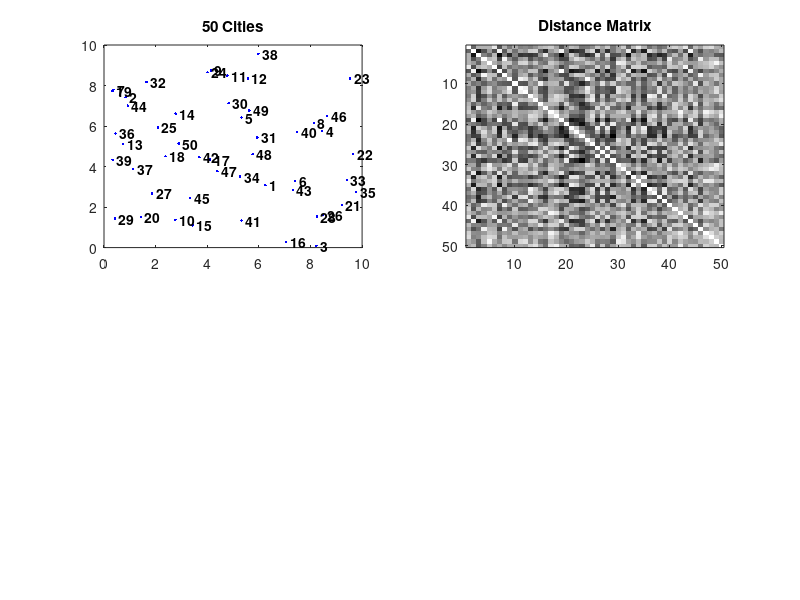

Write the MATLAB code that produced this figure. (Note: this script raises an error after producing the figure.)
function varargout=tsp_ga(varargin)
% the function tsp ga finds a (near) optimal solution
% to the Traveling
% Salesman Problem by setting up a Genetic Algorithm
% (GA) to search for the
% shortest path (least distance needed to travel to
% each city exactly once)

% -- Declare the parameters used in TSP
narginchk(0, 9);
num_cities=50;
cities=10*rand(num_cities, 2);
pop_size=10*num_cities;
num_iter=1000;
mutate_rate=0.1;
show_progress=1;
show_results=0;

% -- Declare the Process Inputs
cities_flag=0;
option_flag=0;
for var=varargin
    if option_flag
        if ~isfloat(var{1}), error(['Invalid value for option' ...
                upper(option)]);
        end
        switch option
            case 'popsize', pop_size=4*ceil(real(var{1}(1))/4);
                option_flag=0;
            case 'mrate', mutate_rate=min(abs(real(var{1}(1))), 1);
                option_flag=0;
            case 'numiter', num_iter=round(real(var{1}(1)));
                option_flag=0;
            otherwise, error(['Invalid option ' upper(option)])
        end
    elseif ischar(var{1})
        switch lower(var{1})
            case '-noplot', show_progress=0;
            case '-results', show_results=1;
            otherwise, option=lower(var{1}); option_flag=1;
        end
    elseif isfloat(var{1})
        if cities_flag
            error('CITIES or NUM CITIES may be specified, but not both');
        end
        if length(var{1})==1
            num_cities=round(real(var{1}));
            if num_cities < 2
                error('NUM CITIES must be an integer greater than 1');
            end
            cities=10*rand(num_cities, 2); cities_flag=1;
        else
            cities=real(var{1});
            [num_cities, nc]=size(cities); cities_flag=1;
            if or(num_cities < 2, nc ~=2)
                error('CITIES must be an Nx2 matrix of floats, with N > 1')
            end
        end
    else
        error('Invalid input argument.')
    end
end

% -- Construction of the Distance Matrix by using Distance measurement
% -- formula
dist_matx=zeros(num_cities);
for ii=2:num_cities
    for jj=1:ii-1
        dist_matx(ii, jj)=sqrt(sum((cities(ii, :)-cities(jj,:)).^2));
        dist_matx(jj, ii)=dist_matx(ii, jj);
    end
end

% -- The cities and the distance matrix are plotted. The plot is shown in
% -- Figure 3.20
if show_progress
    figure(1)
    subplot(2, 2, 1)
    plot(cities(:,1), cities(:,2), 'b.')
    if num_cities < 75
        for c=1:num_cities
            text(cities(c, 1), cities(c, 2), [' ' num2str(c)], 'Color', ...
            'k', 'FontWeight', 'b')
        end
    end
    title([num2str(num_cities) ' Cities'])
    subplot(2, 2, 2)
    imagesc(dist_matx)
    title('Distance Matrix')
    colormap(flipud(gray))
end

% -- Initalize Population in a random manner
pop=zeros(pop_size, num_cities);
pop(1, :)=(1:num_cities);
for k=2:pop_size
    pop(k, :)=randperm(num_cities);
end

% -- Calculation of the best route
if num_cities < 25
    display_rate=1;
else
    display_rate=10;
end
fitness=zeros(1, pop_size);
best_fitness=zeros(1, num_iter);
for iter=1:num_iter
    for p=1:pop_size
        d=dist_matx(pop(p, 1), pop(p, num_cities));
        for city=2:num_cities
            d=d+dist_matx(pop(p, city-1), pop(p, city));
        end
        fitness(p)=d;
    end
    [best_fitness(iter), index]=min(fitness);
    best_route=pop(index, :);
    if and(show_progress, ~mod(iter, display_rate))
        figure(1)
        subplot(2, 2, 3)
        route=cities([best_route best_route(1)], :);
        plot(route(:, 1), route(:, 2)', 'b.-')
        title(['Best GA Route (dist=' num2str(best_fitness(iter)) ')'])
        subplot(2, 2, 4)
        plot(best_fitness(1:iter), 'r', 'LineWidth', 2)
        axis([1 max(2, iter) 0 max(best_fitness)*1.1])
    end
    % Genetic Algorithm Search
    pop=iteretic_algorithm(pop, fitness, mutate_rate);
end
% Plotting the best fitness. The plot is shown in
% Figure 3.20
if show_progress
    figure(1)
    subplot(2, 2, 3)
    route=cities([best_route best_route(1)], :);
    plot(route(:, 1), route(:, 2)', 'b.-')
    title(['Best GA Route (dist=' num2str(best_fitness(iter)) ')'])
    subplot(2, 2, 4)
    plot(best_fitness(1:iter), 'r', 'LineWidth', 2)
    title('Best Fitness')
    xlabel('Generation')
    ylabel('Distance')
    axis([1 max(2, iter) 0 max(best_fitness)*1.1])
end
if show_results
    figure(2)
    imagesc(dist_matx)
    title('Distance Matrix')
    colormap(flipud(gray))
    figure(3)
    plot(best_fitness(1:iter), 'r', 'LineWidth', 2)
    title('Best Fitness')
    xlabel('Generation')
    ylabel('Distance')
    axis([1 max(2, iter) 0 max(best_fitness)*1.1])
    figure(4)
    route=cities([best route best route(1)], :);
    plot(route(:, 1), route(:, 2)', 'b.-')
    for c=1:num_cities
        text(cities(c, 1), cities(c, 2), [' ' num2str(c)], 'Color', ...
            'k', 'FontWeight', 'b')
    end
    title(['Best GA Route (dist=' num2str(best_fitness(iter)) ')'])
end

[~, indx]=min(best_route);
best_ga_route=[best_route(indx:num_cities) best_route(1:indx-1)];
if best_ga_route(2) > best_ga_route(num_cities)
    best_ga_route(2:num_cities)=fliplr(best_ga_route(2:num_cities));
end
varargout{1}=cities(best_ga_route, :);
varargout{2}=best_ga_route;
varargout{3}=best_fitness(iter);
